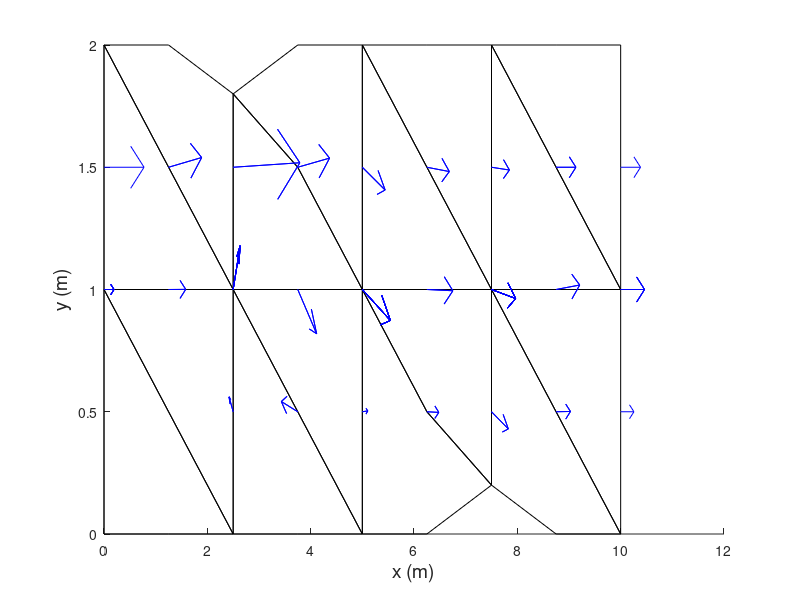

MATLAB code for this plot:
clear all ; close all ; clc ;
npoints = 100;
% Set the number of elements
n_el = 16; n_np = 45;
dof = 2 * n_np;
f_ = 10;
height = 2;
Length = 10;              % length of bar
% Set the properties of the material and problem 
D_visc = 10;
w = 6;          % weight of element

ICA = [1 3 13 2 8 7 % Interconnectivity array
       1 13 11 7 12 6
       3 5 15 4 10 9
       3 15 13 9 14 8
       11 13 23 12 18 17
       11 23 21 17 22 16
       13 15 25 14 20 19
       13 25 23 19 24 18
       21 23 33 22 28 27
       21 33 31 27 32 26
       23 25 35 24 30 29
       23 35 33 29 34 28
       31 33 43 32 38 37
       31 43 41 37 42 36
       33 35 45 34 40 39
       33 45 43 39 44 38];

dofICA = [ICA*2-1,ICA*2];
   

GA1=[0  0   0 0  0 1.25 1.25 1.25 1.25 1.25 2.5 2.5 2.5 2.5 2.5 3.75 3.75 3.75;
     2  1.5 1 0.5 0 2    1.5  1.   0.5  0    1.8   1.5 1   0.5 0    2   1.5 1.];
 
GA2 =[3.7500  3.7500  5.0000  5.0000  5.0000  5.0000  5.0000  6.2500  6.2500;
      0.5000    0     2.0000  1.5000  1.0000  0.5000     0    2.0000  1.5000];

GA3 =[6.2500  6.2500  6.2500  7.5000  7.5000  7.5000  7.5000  7.5000  8.7500;
      1.0000  0.5000   0      2.0000  1.5000  1.0000  0.5000     0.2    2.0000];

GA4 =[8.7500  8.7500  8.7500  8.7500  10.0000  10.0000  10.0000  10.0000  10;
      1.5000  1.0000  0.5000    0     2.0000   1.5000   1.0000   0.5000   0];

GA = [GA1, GA2, GA3, GA4];

A_e=inline('.5*((xe2*ye3-xe3*ye2)-(xe1*ye3-xe3*ye1)+(xe1*ye2-xe2*ye1))'...
    ,'xe1','xe2','xe3','ye1','ye2','ye3');

psi1GP = [.1666666666 .6666666666 .1666666666];
psi2GP = [.1666666666 .1666666666 .6666666666];
WGP = [.1666666666 .1666666666 .1666666666];

elx = zeros(n_el,7);                         % element x-coords var
ely = zeros(n_el,7);                         % element y-coords var
elxd = zeros(n_el,7);                         % element x-coords var
elyd = zeros(n_el,7);                         % element y-coords var
pres = zeros(n_el,7);                         % element y-coords var

draw = [1 4 2 5 3 6 7 1];

K_DD = zeros(dof , dof);
G = zeros(dof , dof/2);
Nil = zeros(dof/2 , dof/2);
fv_Gamma = zeros(dof,1);

for e = 1:n_el
    K_DDe = zeros(12 , 12);
    Ge = zeros(12,6);
    for gpn = 1:3
        psi1 = psi1GP(gpn);
        psi2 = psi2GP(gpn);
        psi3 = 1-psi1-psi2;

        for i=1:6
            elx(e,i) = GA(1,ICA(e,i));
            ely(e,i) = GA(2,ICA(e,i));

            if i==1
                elx(e,7) = GA(1,ICA(e,i));
                ely(e,7) = GA(2,ICA(e,i));
            end
        end
        xy_e = [elx(e,1:6)',ely(e,1:6)'];

        N1 = psi1*(2*psi1-1);
        N2 = psi2*(2*psi2-1);
        N3 = psi3*(2*psi3-1);
        N4 = 4*psi1*psi2;
        N5 = 4*psi2*psi3;
        N6 = 4*psi1*psi3;               % Table 7.5 Pg 175 Belytschko
        
        N = [N1 N2 N3 N4 N5 N6];
        
%%%%%%%%%%
        GN_e = [4*psi1-1, 0, -3+4*psi1+4*psi2, 4*psi2, -4*psi2, 4-4*psi2-8*psi1;
                0, 4*psi2-1, -3+4*psi2+4*psi1, 4*psi1, 4-4*psi1-8*psi2, -4*psi1];
%%%%%%%%%%%check
        Je = GN_e*xy_e;

        BB = Je\GN_e;
        B_DDe = [BB(1,1),0,BB(1,2),0,BB(1,3),0,BB(1,4),0,BB(1,5),0,BB(1,6),0;
              0,BB(1,1),0,BB(1,2),0,BB(1,3),0,BB(1,4),0,BB(1,5),0,BB(1,6);
              BB(2,1),0,BB(2,2),0,BB(2,3),0,BB(2,4),0,BB(2,5),0,BB(2,6),0;
              0,BB(2,1),0,BB(2,2),0,BB(2,3),0,BB(2,4),0,BB(2,5),0,BB(2,6)];
          
        B_De = [BB(1,1) BB(2,1), BB(1,2) BB(2,2), BB(1,3) BB(2,3),...
            BB(1,4) BB(2,4), BB(1,5) BB(2,5), BB(1,6) BB(2,6)]; 

        K_DDe = K_DDe + D_visc*WGP(gpn)*(B_DDe)'*B_DDe*det(Je);
        Ge = Ge + WGP(gpn)*(B_De)'*N*det(Je);
    end
        
    K_DD(dofICA(e,1:12),dofICA(e,1:12)) = K_DD(dofICA(e,1:12),dofICA(e,1:12)) + ...
        K_DDe([1 3 5 7 9 11 2 4 6 8 10 12],[1 3 5 7 9 11 2 4 6 8 10 12]);
    
    G(dofICA(e,1:12),ICA(e,1:6)) = G(dofICA(e,1:12),ICA(e,1:6)) + ...
        Ge([1 3 5 7 9 11 2 4 6 8 10 12],[1 4 2 5 3 6]);

    hold on

end

f = fv_Gamma;
H = zeros(dof/2,1);

F = [f;H];
K = [K_DD G; G' Nil];

GT = G';

% Inlet Velocity (Dirichlet) BCs
% x-Direction
vx_nodes = [2 3 4];
vx_dof = 2*vx_nodes-1;
vx = [.4 .1 0];

for i = 1:max(size(vx_dof))
    F = F - vx(i)*K(:,vx_dof(i));
end
% disp(K)
% disp(F)

% y-Direction
vy_nodes = [2 3 4 42 43 44];
vy_dof = 2*vy_nodes;
vy = [0 0 0 0 0 0];

for i = 1:max(size(vy_dof))
    F = F - vy(i)*K(:,vy_dof(i));
end


% Walls (Dirichlet) BCs
noslip_nodes = [1 6 11 16 21 26 31 36 41,5 10 15 20 25 30 35 40 45,2 3 4];
noslip = [noslip_nodes*2-1,noslip_nodes*2,[42 43 44]*2];

for i = 1:max(size(noslip))
    F = F - 0*K(:,noslip(i));
end

noslip = sort(noslip);

for i = 1:max(size(noslip))
    K(noslip(i),:) = 0;
    K(:,noslip(i)) = 0;
    K(noslip(i),noslip(i)) = 1;
end

K_DD_BC = K(1:dof,1:dof);
G_BC = K(1:dof,dof+1:dof+dof/2);
GT_BC = K(dof+1:dof+dof/2,1:dof);
f_BC = F(1:dof);
H_BC = F(dof+1:dof+dof/2);

% % Outlet Pressure (Nuemann) BCs
% px_nodes = [41 42 43 44 45];
% px = [0 0 0 0 0];

% for i = 1:size(vx_dof)
%     H = H - vx(i)*GT(:,px_nodes(i));
% end

ph = (GT_BC*(K_DD_BC\G_BC))\(GT_BC*(K_DD_BC\f_BC)-H_BC);
vh = K_DD_BC\(f_BC-G_BC*ph);
d = vh;
d(noslip(1:max(size(noslip)))) = 0;
d(vx_dof(1:3)) = vx(1:3);

% Calculate unknown nodal tempretures using partitioning method
for el = 1:n_el
    plot(elx(el,draw), ely(el,draw),'Color','k')
    set(gcf, 'Visible', 'off')
    hold on
end
set(gcf, 'Visible', 'on')


for el = 1:n_el
    for i=1:6
        elxd(el,i) = d(ICA(el,i)*2-1);
        elyd(el,i) = d(ICA(el,i)*2);
        pres(el,i) = ph(ICA(el,i));
        if i==1
            elxd(el,7) = d(ICA(el,i)*2-1);
            elyd(el,7) = d(ICA(el,i)*2);
            pres(el,7) = ph(ICA(el,i));
        end
    end
end
% contourf(elx,ely,pres), hold on
quiver(elx,ely,elxd,elyd,'Color','b')

set(gcf, 'Visible', 'on')
% Create xlabel
xlabel({'x (m)'},'FontWeight','normal','FontSize',14);
% Create ylabel
ylabel({'y (m)'},'FontWeight','normal'...
    ,'FontSize',14);
